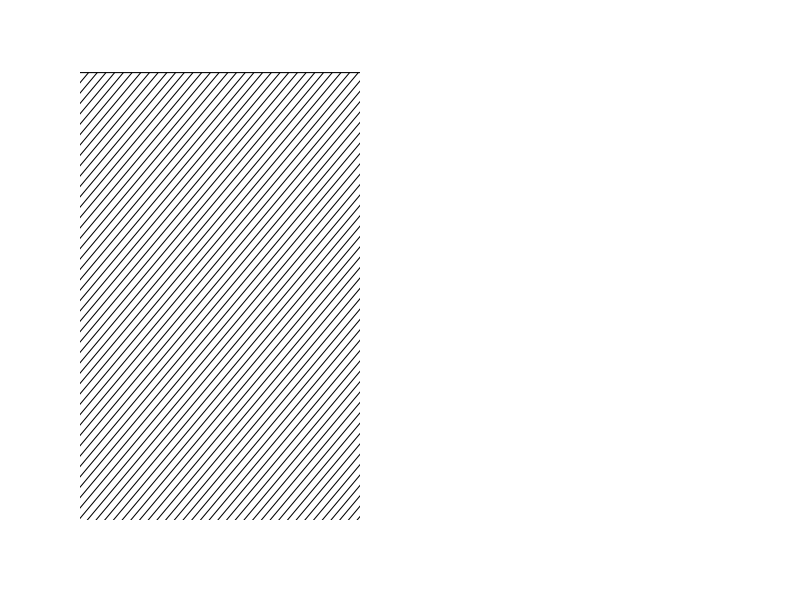

Write R code to recreate this figure. (Note: this script raises an error after producing the figure.)
par(mfrow=c(1,2), xpd=FALSE, mar=c(2,4,2,2), oma=c(2,0,0,0))
z=10
plot(z, asp = 1, xlim = c(-2.5, 0), ylim = c(-1.5,1.5), axes = FALSE, ylab = "", xlab = "")
rect(-5,-5,2,2, density = 15, angle = 50)
draw.circle(-1, 0, 1, nv = 1000, border = NULL, lty = 1, lwd = 1, col = "white")
abline(h=0)
abline(v=0)

z=10
plot(z, asp = 1, xlim = c(-1, 1), ylim = c(-1,1), axes = FALSE, ylab = "", xlab = "")
rect(-0,-2,2,2, density = 15, angle = 50)
abline(h=0)
abline(v=0)
